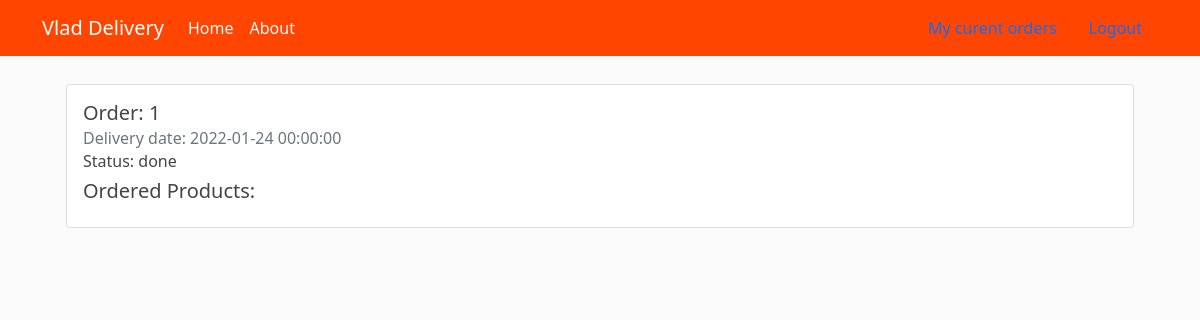
The app's page /orders (signed in), older data.
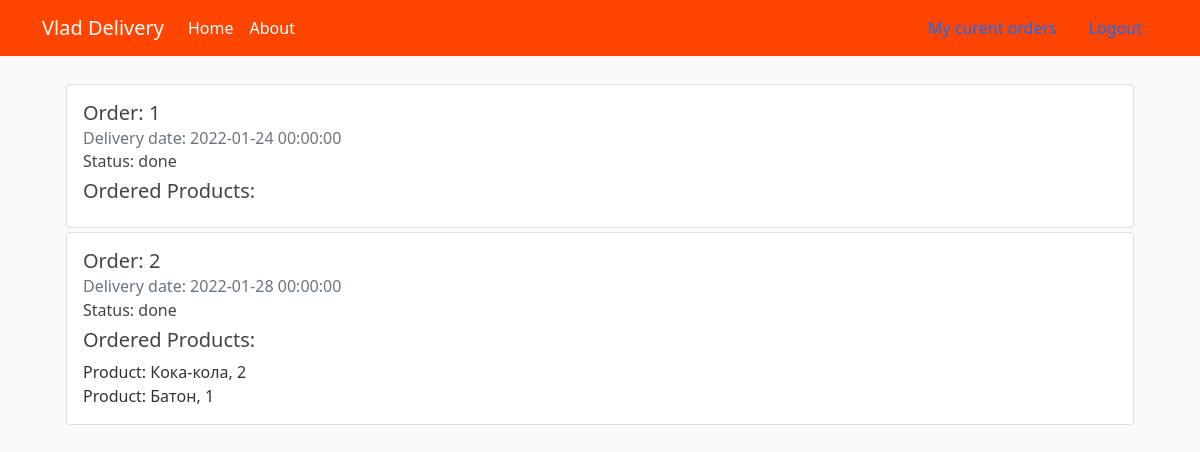
The same page, newer data.
### bd_project/models.py (models this page shows, shortened)
class BaseModel(Model):
    id = PrimaryKeyField(unique=True)
    class Meta:
        database = db
        order_by = 'id'

class Order(BaseModel):
    user_id = ForeignKeyField(User, backref='orders', null=False)
    courier_id = ForeignKeyField(Courier, backref='orders', null=True)
    address = CharField(max_length=20, null=False)
    time_creation = DateTimeField(default=datetime.utcnow(), null=False)
    time_of_delivery = DateTimeField(null=False)
    status = CharField(max_length=10, default='not done')
    class Meta:
        db_table = 'Orders'

class OrderList(BaseModel):
    order_id = ForeignKeyField(Order, backref='products')
    product_id = ForeignKeyField(Product, backref='orders', null=False)
    amount = IntegerField(null=False)
    class Meta:
        db_table = 'OrderList'

class Product(BaseModel):
    name = CharField(20, unique=True, null=False)
    price = DoubleField(null=False)
    description = TextField(null=False)
    weight = IntegerField(null=False)
    image = CharField(null=False)
    category = CharField(null=False)
    class Meta:
        db_table = 'Products'

### bd_project/couriers/routes.py (the view)
@couriers.route('/orders')
def current_courier_orders():
    courier = Courier.get(session['courier'])
    return render_template('current_orders.html', orders=courier.orders)

### bd_project/templates/current_orders.html (shortened to what this page needs)
{% extends 'layout.html' %}
{% block content %}
<div class="container">
    {% for order in orders %}
    <div class="card mt-1" style="width: 100%;">
        <div class="card-body">
            <h5 class="card-title">Order:  {{ order.id }}</h5>
            <h6 class="card-subtitle mb-2 text-muted">Delivery date: {{ order.time_of_delivery }}</h6>
            <h6 class="card-subtitle mb-2">Status: {{ order.status }}</h6>
            <h5>Ordered Products:</h5>
            {% for product in order.products %}
            <span>Product: {{ product.product_id.name }}, {{ product.amount }} </span><br>
            {% endfor %}
        </div>
    </div>
    {% endfor %}
</div>
{% endblock content %}

### bd_project/templates/layout.html (shortened to what this page needs)
<!DOCTYPE html>
<html lang="en">
<head>
    <link href="https://cdn.jsdelivr.net/npm/bootstrap@5.1.3/dist/css/bootstrap.min.css" rel="stylesheet"
>
    <link rel="stylesheet" type="text/css" href="{{ url_for('static',filename='main.css') }}">
</head>
<body>
<header class="site-header">
    <nav class="navbar navbar-expand-md navbar-dark bg-steel fixed-top">
        <div class="container">
            <a class="navbar-brand mr-4" href="{{ url_for('main.home') }}">Vlad Delivery</a>
            <div class="collapse navbar-collapse" id="navbarToggle">
                <div class="navbar-nav me-auto">
                    <a class="nav-item nav-link" href="{{ url_for('main.home') }}">Home</a>
                    <a class="nav-item nav-link" href="#">About</a>
                </div>
                {% if current_user.is_authenticated and current_user.username == 'admin' %}
                <div class="navbar-nav ms-auto">
                    <a class="nav-item nav-link" href="{{ url_for('main.admin_page') }}">Admin page</a>
                    <a class="nav-item nav-link" href="{{ url_for('users.logout') }}">Logout</a>
                </div>
                {% elif current_user.is_authenticated %}
                <div class="navbar-nav ms-auto">
                    <a class="nav-item nav-link" href="{{ url_for('users.current_orders') }}">Current orders</a>
                    <a class="nav-item nav-link" href="{{ url_for('users.account') }}">Account</a>
                    <a class="nav-item nav-link" href="{{ url_for('users.logout') }}">Logout</a>
                </div>
                {% elif session['courier'] %}
                <a class="nav-item nav-link" href=" {{ url_for('couriers.current_courier_orders') }} ">My curent
                    orders</a>
                <a class="nav-item nav-link" href="{{ url_for('couriers.logout') }}">Logout</a>
                {% else %}
                <div class="navbar-nav ms-auto">
                    <a class="nav-item nav-link" href="{{ url_for('users.login') }}">Login as user</a>
                    <a class="nav-item nav-link" href="{{ url_for('couriers.login') }}">Login as courier</a>
                    <a class="nav-item nav-link" href="{{ url_for('users.register') }}">Register</a>
                </div>
                {% endif %}
            </div>
        </div>
    </nav>
</header>
<main role="main" class="container">
    <div class="row">
        <div class="col">
            {% block content %}{% endblock %}
        </div>
    </div>
</main>
</body>
</html>

### bd_project/static/main.css (style rules this page uses)
body { background: #fafafa; color: #333333; margin-top: 5rem; }
h1, h2, h3, h4, h5, h6 { color: #444444; }
.bg-steel { background-color: #FF4500; }
.site-header .navbar-nav .nav-link { color: #F0FFFF; }
a { text-decoration: none; }

Row changes from the older to the newer data that the page shows:
added Order: id "2", time_of_delivery "2022-01-28 00:00:00", status "done"
added OrderList: product_id.name "Кока-кола", amount "2"
added OrderList: product_id.name "Батон", amount "1"
